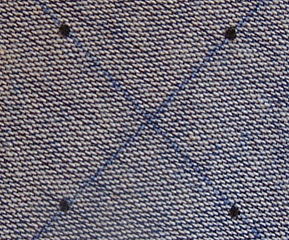
#> input picture cv08/data/cv08_im1.bmp, 289 x 240 px
$ jupyter execute main.ipynb
#> lines starting #> are read from the running program, lines starting #| are printed output that depends on the picture; after the words box and inside, x2 and y2 are one past the last pixel; in counts of white or black regions, pixels touching at a corner belong together
[cell 1]
# made by Martin "Granc3k" Šimon, Jakub "Parrot2" Keršláger

import cv2
import numpy as np
import matplotlib.pyplot as plt
from collections import deque


# Findne všechny objekty pomocí BFS a označí je čísly
def find_objects(bin_image):
    h, w = bin_image.shape  # width, height
    visited = np.zeros_like(bin_image, dtype=bool)  # visitnutý body
    result = np.zeros_like(bin_image, dtype=np.uint8)  # výstupní mapa
    number_of_object = 0  # čítač objektů
    direct = [(-1, 0), (1, 0), (0, -1), (0, 1)]  # sousední pixely

    for y in range(h):
        for x in range(w):
            # If se najde označená oblast a není ve visited
            if bin_image[y, x] == 1 and not visited[y, x]:
                # increase čísla při nalezení dalšího obejktu
                number_of_object += 1
                # Kidne se to do fronty a mark na visited
                fronta = deque([(y, x)])
                visited[y, x] = True
                result[y, x] = number_of_object

                while fronta:
                    # Fronta jede a zpracováva bfs
                    i, j = fronta.popleft()
                    for dy, dx in direct:
                        # další kroky pro další průběh
                        ny, nx = i + dy, j + dx
                        if 0 <= ny < h and 0 <= nx < w:
                            # If pixekl není visited a je v bin_image 1
                            if not visited[ny, nx] and bin_image[ny, nx] == 1:
                                # Kidne se to do fronty a mark na visited
                                visited[ny, nx] = True
                                result[ny, nx] = number_of_object
                                fronta.append((ny, nx))
    return result


# Calc těžiště pro každý objekt
def calc_center(mapa_objektu):
    centers = []
    for i in range(1, mapa_objektu.max() + 1):
        mask = (mapa_objektu == i).astype(np.uint8)
        moments = cv2.moments(mask)
        if moments["m00"] > 0:
            # Calc průměrné pozice všech pixelů v objektu
            x = int(moments["m10"] / moments["m00"])
            y = int(moments["m01"] / moments["m00"])
            centers.append((x, y))
    return centers


def plot_print(path, regiony, teziste, input_image, binar):
    print(f"Obrázek: {path}")
    print(f"\tPočet nalezených objektů: {regiony.max()}")
    for idx, (x, y) in enumerate(teziste, 1):
        print(f"\tObjekt {idx}: ({x}, {y})")

    plt.figure(figsize=(15, 3))

    plt.subplot(1, 4, 1)
    plt.imshow(input_image)
    plt.title("Vstup")
    plt.axis("off")

    plt.subplot(1, 4, 2)
    plt.imshow(binar, cmap="gray")
    plt.title("Segmentace")
    plt.axis("off")

    plt.subplot(1, 4, 3)
    plt.imshow(regiony, cmap="nipy_spectral")
    plt.title("Objekty")
    plt.axis("off")

    plt.subplot(1, 4, 4)
    plt.imshow(input_image)
    for x, y in teziste:
        plt.scatter(x, y, color="lime", marker="*", s=100)
    plt.title("Těžiště")
    plt.axis("off")

    plt.tight_layout()
    plt.show()


def process_image1(path, kanal=2, kernel=5):
#> called with path = './data/cv08_im1.bmp', kanal = 2, kernel = 7
    input_image = cv2.imread(path)
#> input_image is the input picture: shape (240, 289, 3); mean B, G, R 117.3, 106.8, 111.1
    input_image = cv2.cvtColor(input_image, cv2.COLOR_BGR2RGB)

    # Highlight blue kanálu
    data = input_image[:, :, kanal]
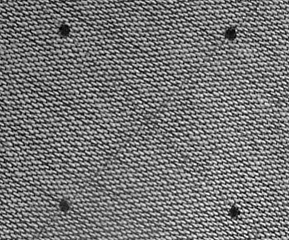
#> data: shape (240, 289); min 0, max 255, mean 117.3

    # Invert na binárku
    metoda = cv2.THRESH_BINARY_INV
    _, binar = cv2.threshold(data, 0, 1, metoda + cv2.THRESH_OTSU)
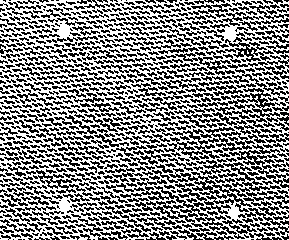
#> binar: shape (240, 289); values 0 (black) and 1 (white), 54.3% white; black in thin lines or dots

    # Morfolog. operace - otevžení
    kern = np.ones((kernel, kernel), np.uint8)
    morph_filter = cv2.morphologyEx(binar, cv2.MORPH_OPEN, kern)
#> morph_filter: shape (240, 289); values 0 (black) and 1 (white), 0.71% white; 4 white regions, box (x1, y1, x2, y2) and area: (224, 27, 236, 40) 142, (59, 24, 70, 38) 140, (229, 207, 239, 219) 107, (59, 201, 70, 211) 103

    # Getne objekty a calcne těžiště
    regiony = find_objects(morph_filter)
    teziste = calc_center(regiony)
#> the loop in calc_center, `for i in range(1, mapa_objektu.max() + 1):` made 4 passes
#> (x, y) on passes 1 to 4: (63, 30), (229, 33), (63, 205), (233, 212)
#> after the loop in calc_center, `for i in range(1, mapa_objektu.max() + 1):`:
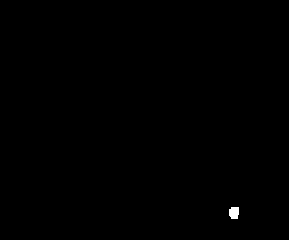
#> mask: shape (240, 289); values 0 (black) and 1 (white), 0.15% white; 1 white region, box (x1, y1, x2, y2) and area: (229, 207, 239, 219) 107
#> after the loop in calc_center, `for i in range(1, mapa_objektu.max() + 1):`: centers = [(63, 30), (229, 33), (63, 205), (233, 212)]
#> teziste = [(63, 30), (229, 33), (63, 205), (233, 212)]

    plot_print(path, regiony, teziste, input_image, binar)
#| 	Počet nalezených objektů: 4
#> the loop in plot_print, `for idx, (x, y) in enumerate(teziste, 1):` made 4 passes
#| 	Objekt 1: (63, 30)
#| 	Objekt 2: (229, 33)
#| 	Objekt 3: (63, 205)
#| 	Objekt 4: (233, 212)
#> the loop in plot_print, `for x, y in teziste:` made 4 passes
#> in plot_print, `plt.show()`:
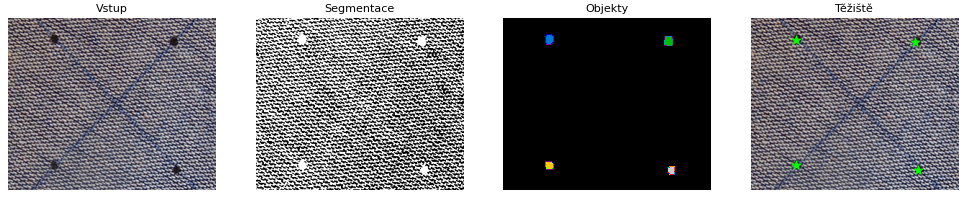
#> figure drawn by matplotlib, 4 panels


def process_image2(path, kanal=0, prah=150):
#> called with path = './data/cv08_im2.bmp', kanal = 0, prah = 150
    input_image = cv2.imread(path)
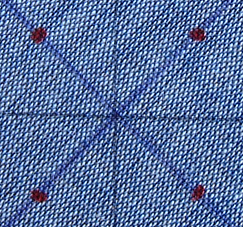
#> input picture cv08/data/cv08_im2.bmp, 243 x 227 px
#> input_image is the input picture: shape (227, 243, 3); mean B, G, R 158.1, 112.5, 88.7
    input_image = cv2.cvtColor(input_image, cv2.COLOR_BGR2HSV)
#> input_image: shape (227, 243, 3); mean H, S, V 109.7, 132.4, 158.4

    # Highlight Hue kanálu
    data = input_image[:, :, kanal]
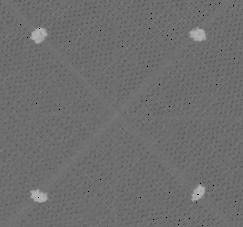
#> data: shape (227, 243); min 0, max 179, mean 109.7
    binar = (data > prah).astype(np.uint8)
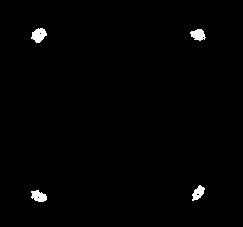
#> binar: shape (227, 243); values 0 (black) and 1 (white), 0.99% white; 4 white regions, box (x1, y1, x2, y2) and area: (31, 28, 47, 43) 159, (31, 190, 47, 202) 135, (190, 29, 206, 41) 130, (192, 185, 205, 201) 120

    # Getne objekty a calcne těžiště
    regiony = find_objects(binar)
    teziste = calc_center(regiony)
#> the loop in calc_center (call 2), `for i in range(1, mapa_objektu.max() + 1):` made 4 passes
#> (x, y) on passes 1 to 4: (38, 34), (197, 34), (197, 192), (38, 195)
#> pass 1, in calc_center (call 2), `mask = (mapa_objektu == i).astype(np.uint8)`:
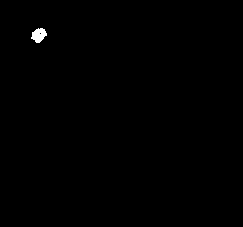
#> mask: shape (227, 243); values 0 (black) and 1 (white), 0.29% white; 1 white region, box (x1, y1, x2, y2) and area: (31, 28, 47, 43) 159
#> after the loop in calc_center (call 2), `for i in range(1, mapa_objektu.max() + 1):`:
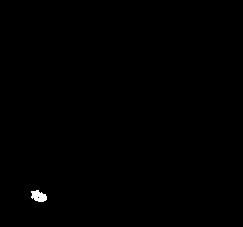
#> mask: shape (227, 243); values 0 (black) and 1 (white), 0.24% white; 1 white region, box (x1, y1, x2, y2) and area: (31, 190, 47, 202) 135
#> after the loop in calc_center (call 2), `for i in range(1, mapa_objektu.max() + 1):`: centers = [(38, 34), (197, 34), (197, 192), (38, 195)]
#> teziste = [(38, 34), (197, 34), (197, 192), (38, 195)]

    input_image = cv2.cvtColor(input_image, cv2.COLOR_HSV2RGB)

    plot_print(path, regiony, teziste, input_image, data)
#> call 2 of plot_print, with path = './data/cv08_im2.bmp'
#| 	Počet nalezených objektů: 4
#> the loop in plot_print (call 2), `for idx, (x, y) in enumerate(teziste, 1):` made 4 passes
#| 	Objekt 1: (38, 34)
#| 	Objekt 2: (197, 34)
#| 	Objekt 3: (197, 192)
#| 	Objekt 4: (38, 195)
#> the loop in plot_print (call 2), `for x, y in teziste:` made 4 passes
#> in plot_print (call 2), `plt.show()`:
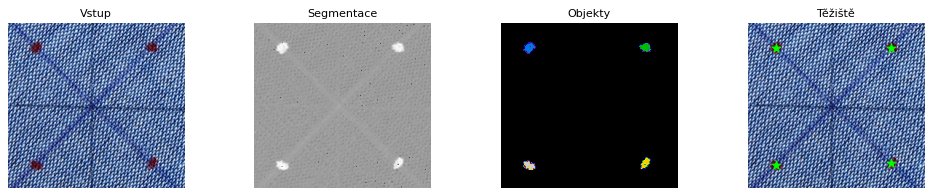
#> figure drawn by matplotlib, 4 panels


# Spuštění
process_image1("./data/cv08_im1.bmp", kanal=2, kernel=7)
process_image2("./data/cv08_im2.bmp", kanal=0, prah=150)
